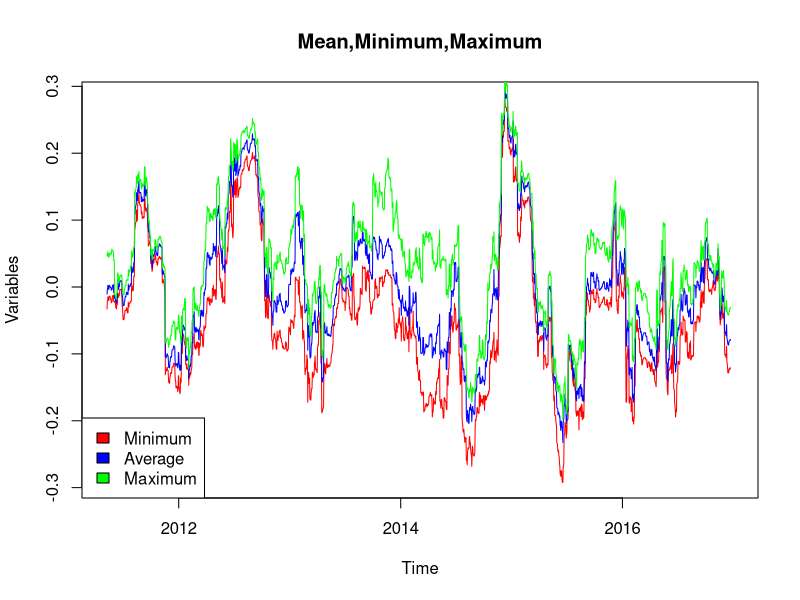

This figure's R source:
#  this is the final code

return_maker <- function(WTI_fut)
{
  ##the next function converts the raw dataset into a new one by making the returns from day n to day n + 1
  ##the first column remains the same as it is our date vector, and the first row is empty as we don't have data before the first day
  ## -!-this function is copied from out pprevious work because this code calculated the correlation with prices
  ## in this code i have changed ret_WTI_fut output name to WTI2 because this is the basic parameter in the original code
  #this function imports the dataset as well
  WTI_fut <- readxl::read_excel("WTI2.xlsx")
  n <- nrow(WTI_fut)
  m <- ncol(WTI_fut)
  ret_WTI_fut <- matrix(nrow = n, ncol = m)
  for (i in 2:n)
  {
    for (j in 2:m)
    {
      ret_WTI_fut[i,j] <- (WTI_fut[[i,j]] / WTI_fut[[i-1,j]]) - 1
    }
  }
  # for ciklus 2-tol megy, alapbol a ret matrix a 2 oszlopbol tolti fel. a cbind pedig a détumot berakja a ret elé, de lesz egy ures oszlop
  ret_WTI_fut <- cbind(WTI_fut[,1], ret_WTI_fut)
  WTI2 <<- data.frame(ret_WTI_fut[-1,-2])
  colnames(WTI2) = colnames(WTI_fut)
  adat_kezdo<<-WTI2[1,1]
  # View(ret_WTI_fut)
  return(WTI2)
}

add_parameters <- function(startDate,kesleltet,ablak_meret){
  kezdo_datum  <<- startDate
  kesleltet <<- kesleltet
  ablak_meret <<- ablak_meret
}
check_parameters <-
  function() {
    
    # check the type of the start date
    if (typeof(kezdo_datum) != "character") {
      print("Character formátumba adja meg a kezdő és végdátumokat pl: \"2010-01-01\"")
      return(FALSE)
      
      # Ha karakterek, akkor megnézzük, hogy a fájlban megadott intervallumba esnek-e
    } else if (as.numeric(as.Date(kezdo_datum)) < as.numeric(as.Date(adat_kezdo)) ) {
      print(
        paste(
          "Kérjük olyan dátumot adjon meg, ami az elemzés intervallumába beleesik:"
        )
      )
      return(FALSE)
      
      # Leellenőrizzük, hogy a többi paramétert egész szám formátumban adta meg
    } else if (typeof(kesleltet) != "double" ||
               typeof(ablak_meret) != "double") {
      print("Kérjük a dátumokon kívüli paramétereket egész számok formájában adja meg.")
      return(FALSE)
      
      # check the non-negativity of the the lagg/kesletet
    } else if (kesleltet < 0 ) {
      print("Negatív a késleltetés")
      return(FALSE)
      
    }
    return(TRUE)
  }

calculate_correlation <-
  function() {
    the_data <- WTI2
    vegso<-nrow(WTI2)-1 #-1 as one column kept for the date vector
    kezdo_datum_num=as.numeric(as.Date(kezdo_datum))-as.numeric(as.Date(adat_kezdo))
    #insert adat_kezdo as i forgot it
    m<- vegso - ablak_meret-kezdo_datum_num
    n <- ncol(WTI2)-1
    CorMatrixCol=n*(n-1)# this is the number of columns that contains correlations +1 as date vector [first one]
    pairedCorrelation <- matrix(nrow=m,ncol=CorMatrixCol)
    z=1
    for(i in 1:n){
      for (j in 1:n){
        if(i!=j){
          for(k in 1:m){
            pairedCorrelation[k,z] <- cor(the_data[[1 + i]][(k-1+kezdo_datum_num):(k-1+kezdo_datum_num+ablak_meret)],
                                           the_data[[1 + j]][(k-1+kezdo_datum_num+kesleltet):(k-1+kezdo_datum_num+ablak_meret+kesleltet)])
          }
          z=z+1
        }
      }
    } # here we correlate each asset with each other
    TimeVector <<- vector(length=m)
    for(k in 1:m){
      if(kezdo_datum_num!=0){
        TimeVector[k]<<-as.Date(the_data[k+kezdo_datum_num+ablak_meret,1])
      }else{
        TimeVector[k]<<-as.Date(the_data[k,1])
      }
      class(TimeVector) <<- "Date"
    } # here we fill up the corr-matrix with dates
    CorrelationMatrix <<- data.frame(TimeVector,pairedCorrelation)
    MinAvgMaxVal <- matrix(nrow = m,ncol=3)
    for(i in 1:m){ #here we fill the average,min,max vectors to the matrix. First column is date
      MinAvgMaxVal[i,1]<-min(pairedCorrelation[i,])
      MinAvgMaxVal[i,2]<-mean(pairedCorrelation[i,])
      MinAvgMaxVal[i,3]<-max(pairedCorrelation[i,])
    }
    
    MinAvgMax<<-data.frame(TimeVector,MinAvgMaxVal)
    rm(MinAvgMaxVal,pairedCorrelation)
    return()
  }

visualize <- function(day_num){
  
  col_list = list()
  for(i in (1:23)){
    for(j in (i+1):24){
      colname = paste("CL", i ,"-CL", j)
      col_list[(i-1)*24+j] = colname
    }
  }
  col_list[sapply(col_list, is.null)] <- NULL
  
  colnames(CorrelationMatrix) = c("Date", col_list)
  
  #atirni az oszlopneveket, utana kinyerni belole adott napokra a halozatot es abrazolni
  
  random_nap = CorrelationMatrix[day_num,]
  random_nap_matrix = matrix(nrow=24, ncol=24)
  
  list=list()
  for(i in (1:24)){
    label=paste("CL", i)
    list[i]=label
  }
  
  rownames(random_nap_matrix) = list
  colnames(random_nap_matrix) = list
  
  for(i in (1:23)){
    for(j in (i+1):24){
      random_nap_matrix[i,j] = random_nap[1,(i-1)*(24-i)+(j-i)+1]
      random_nap_matrix[j,i] = random_nap[1,(i-1)*(24-i)+(j-i)+1]
    }
  }
  
  
  network_plot(random_nap_matrix)
   
}

return_maker()
add_parameters("2011-01-30",10,100)
check_parameters()
calculate_correlation()

plot(MinAvgMax[,1], MinAvgMax[,2], "l", col = "red", xlab = "Time", ylab = "Variables", main = "Mean,Minimum,Maximum")

lines(MinAvgMax[,1], MinAvgMax[,3], "l", col = "blue")

lines(MinAvgMax[,1], MinAvgMax[,4], "l", col="green")

legend("bottomleft", legend = c("Minimum","Average","Maximum"),fill=c("red","blue","green"))

